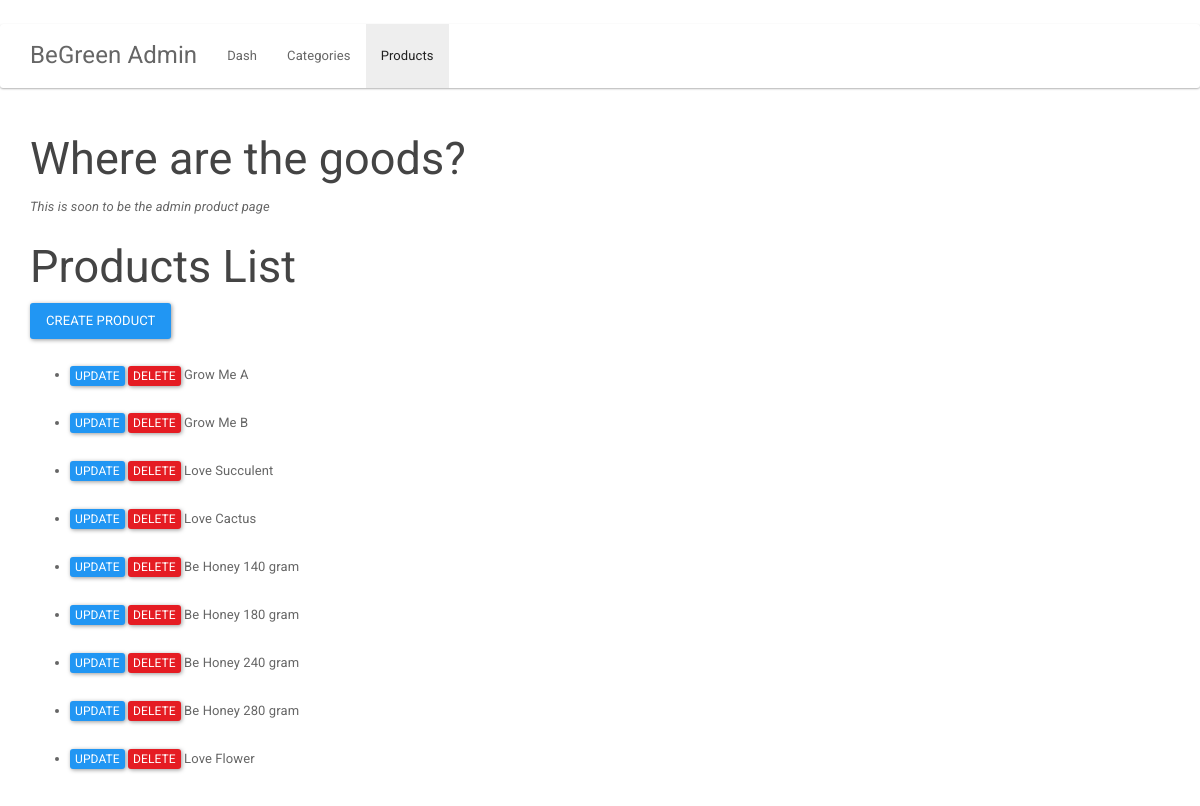
The page /admin_products/ on the database its author committed.
### webapp/models.py (models this page shows, shortened)
class products(models.Model):
    name = models.CharField(max_length = 100)
    price1 = models.IntegerField(default = 0)
    price2 = models.IntegerField(default = 0)
    price3 = models.IntegerField(default = 0)
    is_stockable = models.BooleanField(default = False)
    SKU = models.CharField(max_length = 32, default = None)
    description = models.TextField(max_length = 1000)
    pic = models.CharField(max_length = 500 , default = None)
    category = models.ForeignKey(subcategories, on_delete = models.CASCADE)

### webapp/webadmin.py (the view)
# urls.py: url(r'^admin_products/', webadmin.products_admin, name='admin_products'),
def products_admin(request):
    y = products.objects.all()
    z = subcategories.objects.all()
    data = ({'products' : y ,
             'subcategories' : z ,})
    return render(request,'webapp/admin/admin_products.html',data)

### webapp/templates/webapp/admin/admin_products.html (shortened to what this page needs)
﻿{% extends 'webapp/admin/admin_head.html' %}
{%block prod%}active{% endblock %}
{% block contents %}
<h2>Where are the goods?</h2>
<p><i>This is soon to be the admin product page</i></p>
<h2>Products List</h2>
<div id="btn1" type="button" class="btn btn-primary" data-target="#CRUDmodal1" data-toggle="modal">Create Product</div>
<br />
<br />
<ul id="productlist">
{% for some in products %}
    <li type="pro{{some.id}}">
        <div class="btn btn-xs btn-primary pro-update" data="{{some.id}}" >Update</div>
        <div class="btn btn-xs btn-danger pro-delete" data="{{some.id}}">Delete</div>
        {{some.name}}
    </li>
    <br />
{% endfor %}
</ul>
{% endblock %}

### rows shown on the page
products: name "Grow Me A"
products: name "Grow Me B"
products: name "Love Succulent"
products: name "Love Cactus"
products: name "Be Honey 140 gram"
products: name "Be Honey 180 gram"
products: name "Be Honey 240 gram"
products: name "Be Honey 280 gram"
products: name "Love Flower"
